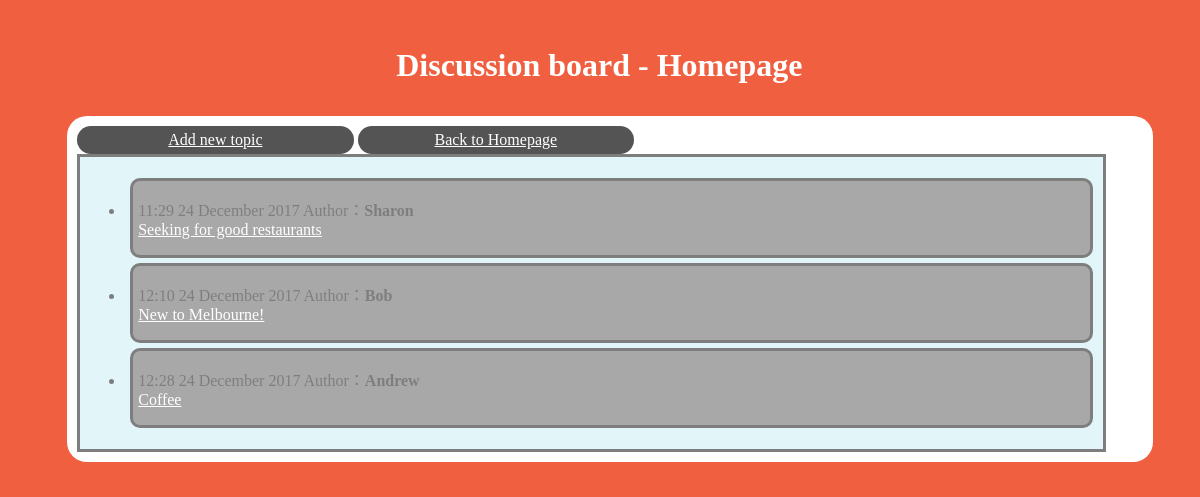
/board/, run on the app's committed database.
### forum/models.py (models this page shows)
class Subject(models.Model):
    title = models.CharField(max_length=128)
    name = models.CharField(max_length=64)
    date = models.DateTimeField('date')
    content = models.TextField()

### forum/views.py (the view)
# urls.py: url(r'^board/$', views.index),
def index(request):
    subject_list = Subject.objects.all().order_by('date')[:]
    return render(request, 'templates/board_index.html', {'subject_list': subject_list})

### templates/board_index.html (shortened to what this page needs)
{% extends "templates/base.html" %}
{% block title2 %}
Discussion board - Homepage
{% endblock %}
{% block content %}
	{% if subject_list %}
		<ul>
		{% for subject in subject_list %}
			<li>
				<div class="instance">
					<p>{{ subject.date|date:"f j F Y" }}    Author：<b>{{ subject.name}}</b><br>
					<a href="/{{subject.id}}/">{{ subject.title }}</a></p>
				</div>
			</li>
		{% endfor %}
		</ul>
	{% else %}
	No any topic available for now...
	{% endif %}
{% endblock %}
{% block sidebar %}
	<a href="writeSubject">Add new topic</a>
{% endblock %}
{% block sidebar2 %}
	<a href="/">Back to Homepage</a>
{% endblock %}

### static/css/style_discussion board.css (style rules this page uses)
body { background: #f05f40 }
a { color: #FFFFFF }
.instance { background: #545454; border-style: solid; border-radius: 10px; margin: 5px; padding-left: 5px; padding-right: 5px; }
p { color: #000000; }

### data on the page
Subject: date "11:29 24 December 2017", name "Sharon", title "Seeking for good restaurants"
Subject: date "12:10 24 December 2017", name "Bob", title "New to Melbourne!"
Subject: date "12:28 24 December 2017", name "Andrew", title "Coffee"
